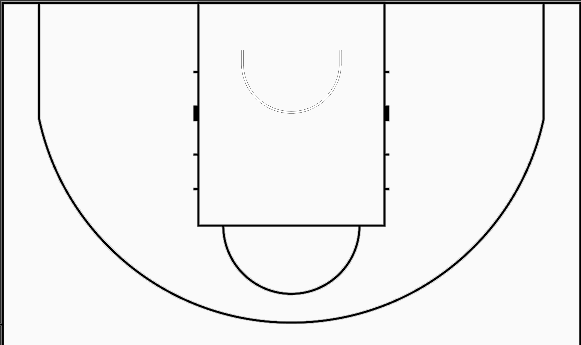
#> input picture python/base/base_standard.png, 581 x 345 px, found by its file name; its folder holds 4 pictures in this run
$ python perspectiveTransform_cvimg_standard.py
#> lines starting #> are read from the running program, lines starting #| are printed output that depends on the picture; after the words box and inside, x2 and y2 are one past the last pixel; in counts of white or black regions, pixels touching at a corner belong together; pictures that were not available may be replaced by others from this repository, and a replacement may not be noted
import cv2
import numpy as np
import os

# 全局变量存储点坐标
points_A = []
points_B = []
current_points = None
current_image = None
current_scale = 1.0  # 添加缩放比例变量
window_name = ""
NUM_POINTS = 40 # 固定需要选择的点数

# [37 lines left out: functions click_event1, click_event, not called in this run]

def select_points(image, title, scale=0.5):
    """在图像上选择点并返回"""
    global current_points, current_image, window_name, current_scale

    current_points = []
    current_scale = scale
    window_name = title

    # 缩放图像用于显示
    height, width = image.shape[:2]
    display_width = int(width * scale)
    display_height = int(height * scale)
    current_image = cv2.resize(image, (display_width, display_height))

    cv2.namedWindow(window_name)
    cv2.setMouseCallback(window_name, click_event)

    cv2.imshow(window_name, current_image)
    while len(current_points) < NUM_POINTS:
        cv2.waitKey(0)
        # 检查窗口是否被关闭
        if cv2.getWindowProperty(window_name, cv2.WND_PROP_VISIBLE) < 1:
            break

    if cv2.getWindowProperty(window_name, cv2.WND_PROP_VISIBLE) > 1:
        cv2.destroyWindow(window_name)
    return current_points

def findHomography(src_pts, dst_pts):
    """使用最小二乘法计算单应性矩阵"""
    assert len(src_pts) == len(dst_pts) >= 4

    # 构建矩阵A
    A = []
    for i in range(len(src_pts)):
        x, y = src_pts[i]
        u, v = dst_pts[i]
        A.append([x, y, 1, 0, 0, 0, -u*x, -u*y, -u])
        A.append([0, 0, 0, x, y, 1, -v*x, -v*y, -v])

    A = np.array(A)

    # 对A进行SVD分解
    U, S, Vt = np.linalg.svd(A)
    H = Vt[-1].reshape(3, 3)

    # 归一化
    H = H / H[2, 2]
    return H

# 定义一个映射函数，将img_A上的点映射到warped_A上的像素坐标
# [9 lines left out: function map_point_A_to_warpedA, not called in this run]

def cover_imgA_and_imgB(warped_A, img_B):
    gray = cv2.cvtColor(warped_A, cv2.COLOR_BGR2GRAY)
    # 创建掩码，非黑色区域为1，黑色区域为0
    _, mask = cv2.threshold(gray, 10, 255, cv2.THRESH_BINARY)
    mask = mask.astype(np.float32) / 255.0
    mask = cv2.merge([mask, mask, mask])  # 转换为3通道

    alpha = 0.5  # 设置透明度
    result = img_B.copy().astype(np.float32)
    result = result * (1 - alpha * mask) + warped_A.astype(np.float32) * (alpha * mask)
    return result

# 归一化函数
def norm_pt(pt, img):
    h, w = img.shape[:2]
    return (round(pt[0] / w, 4), round(pt[1] / h, 4))


def main():
    # 1. 读取两张图片
    basedir = os.getcwd()
    print(f"basedir: {basedir}")
    path_A = os.path.join(basedir, 'python', 'base', 'base_standard.png')
    path_B = os.path.join(basedir, 'python', 'testImgs', 'test_standard', 'standard3.png')

    """
    模板打点记录：（highschool）
6个原始点：[(201, 90), (633, 88), (1033, 83), (1475, 78), (640, 666), (1034, 668)]

(standard):
6个原始点：[[(41, 3), (196, 1), (383, 3), (543, 5), (200, 223), (383, 225)]

    工程端说明：
    1. 设定的模板图的line坐标数组需归一化：因为工程端不同app平台使用的模板分辨率不同；
    2. 计算单应性矩阵时，需将归一化后的坐标转为像素坐标，再计算单应性矩阵（工程最优）；
    3. 对图像任一点进行映射时，需将归一化后的坐标转为像素坐标（单应性矩阵为像素坐标映射关系矩阵），再进行映射；
    """

    img_A = cv2.imread(path_A)
#> img_A is the input picture: shape (345, 581, 3); min 0, max 255, mean 240.2
    img_B = cv2.imread(path_B)
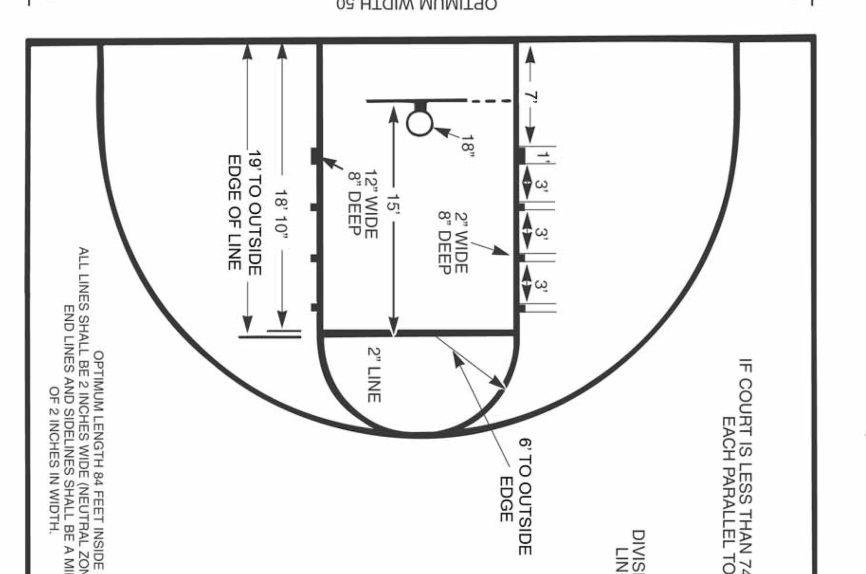
#> input picture python/base/base_highschool.png, 1732 x 1148 px, given in place of standard3.png, which was not available (shown at 1/2 size)
#> img_B is the input picture: shape (1148, 1732, 3); min 0, max 255, mean 238.5
    print(f"imgA.shape: {img_A.shape}")
#| imgA.shape: (345, 581, 3)
    print(f"imgB.shape: {img_B.shape}")
#| imgB.shape: (1148, 1732, 3)

    if img_A is None or img_B is None:
        print("错误：无法读取图片，请检查路径是否正确")
        return

    # 预设的6个对应打点
    points_A = [norm_pt(pt, img_A) for pt in [(41, 3), (196, 1), (383, 3), (543, 5), (200, 223), (383, 225)]]
#> points_A = [(0.0706, 0.0087), (0.337, 0.0029), (0.659, 0.0087), (0.935, 0.0145), (0.344, 0.646), (0.659, 0.652)]


    # 2. 在A图上选择点（归一化）
    print(f"请在图片A上按顺序点击{NUM_POINTS}个点（图像已缩放显示）")
    points_line = select_points(img_A, "Select Points on Image A", scale=0.6)
#> in select_points, `current_image = cv2.resize(image, (display_width, display_height))`:
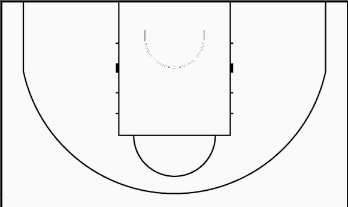
#> current_image: shape (207, 348, 3); min 0, max 255, mean 240.2
#> points_line = []
    points_line_norm = [norm_pt(pt, img_A) for pt in points_line]
#> points_line_norm = []
    print("points_line:", points_line)
#| points_line: []
    print("points_line_norm:", points_line_norm)
#| points_line_norm: []


    # 3. 在B图上选择点（归一化）
    print(f"请在图片B上按相同顺序点击{NUM_POINTS}个点（图像已缩放显示）")
    # points_B = select_points(img_B, "Select Points on Image B", scale)
    # standard：
    points_B = [norm_pt(pt, img_B) for pt in [(43, 991), (923, 1006), (1631, 1015), (2068, 1026), (1620, 1203), (2378, 1178)]]
#> points_B = [(0.0248, 0.863), (0.533, 0.876), (0.942, 0.884), (1.19, 0.894), (0.935, 1.05), (1.37, 1.03)]

    # print(f"选择的A图点坐标（原始分辨率、归一化后）: {points_A}")
    # print(f"选择的B图点坐标（原始分辨率、归一化后）: {points_B}")


    # 【工程端计算】4. 计算单应性矩阵（使用原始分辨率的坐标）
    # M为归一化矩阵,
    # 归一化坐标转像素坐标的变换
    # pts_A, pts_B为归一化坐标，需转为像素坐标（同时转为numpy数组），再计算单应性
    h_A, w_A = img_A.shape[:2]
#> h_A = 345; w_A = 581
    h_B, w_B = img_B.shape[:2]
#> h_B = 1148; w_B = 1732
    pts_A_px = np.array([[pt[0] * w_A, pt[1] * h_A] for pt in points_A], dtype=np.float32)
#> pts_A_px = [[41.02, 3], [196, 1], [383, 3], [543, 5], [200, 223], [383, 225]]
    pts_B_px = np.array([[pt[0] * w_B, pt[1] * h_B] for pt in points_B], dtype=np.float32)
#> pts_B_px = [[42.95, 991], [923, 1006], [1631, 1014.9], [2068, 1026], [1619.9, 1203], [2378, 1178]]
    M = findHomography(pts_A_px, pts_B_px)
#> the loop in findHomography, `for i in range(len(src_pts)):` made 6 passes
#> (x, y, u, v) on passes 1 to 6: (41.02, 3, 42.95, 991), (196, 1, 923, 1006), (383, 3, 1631, 1014.9), (543, 5, 2068, 1026), (200, 223, 1619.9, 1203), (383, 225, 2378, 1178)
#> after the loop in findHomography, `for i in range(len(src_pts)):`: A = 12 items
#> in findHomography, `U, S, Vt = np.linalg.svd(A)`: S = [1896466.6, 586888.2, 1451.7, 830, 264.5, 107.4, 41.46, 0.71, 0.00766]
#> in findHomography, `H = Vt[-1].reshape(3, 3)`: H = [[0.00732, 0.00119, -0.258], [0.00163, -0.000888, 0.966], [1.52e-06, -1.7e-06, 0.000983]]
#> in findHomography, `H = H / H[2, 2]`: H = [[7.45, 1.21, -262.4], [1.66, -0.903, 983.1], [0.00155, -0.00173, 1]]
#> M has the same summary as H in findHomography
    np.set_printoptions(precision=4, suppress=True)
    warped_A = cv2.warpPerspective(img_A, M, (img_B.shape[1], img_B.shape[0]))
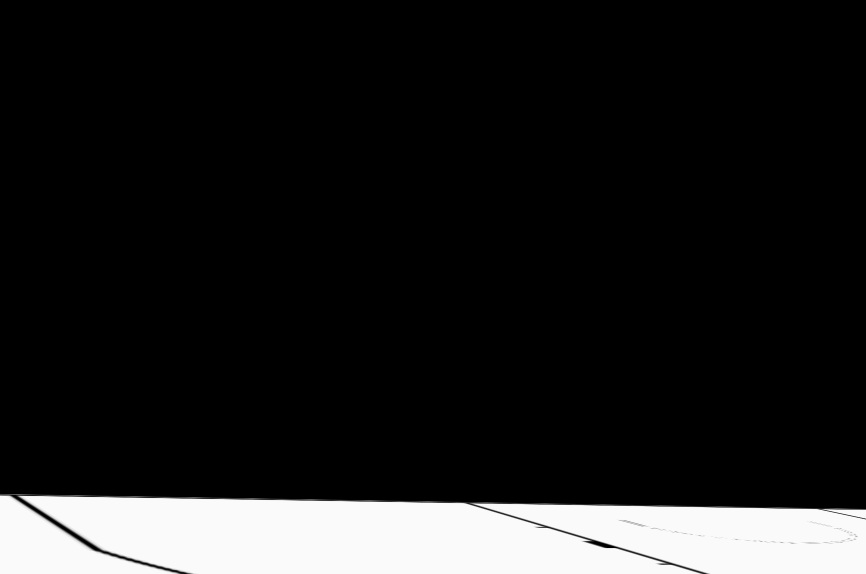
#> warped_A: shape (1148, 1732, 3) (shown at 1/2 size); min 0, max 255, mean 30.6
    result = cover_imgA_and_imgB(warped_A, img_B)
#> in cover_imgA_and_imgB, `_, mask = cv2.threshold(gray, 10, 255, cv2.THRESH_BINARY)`:
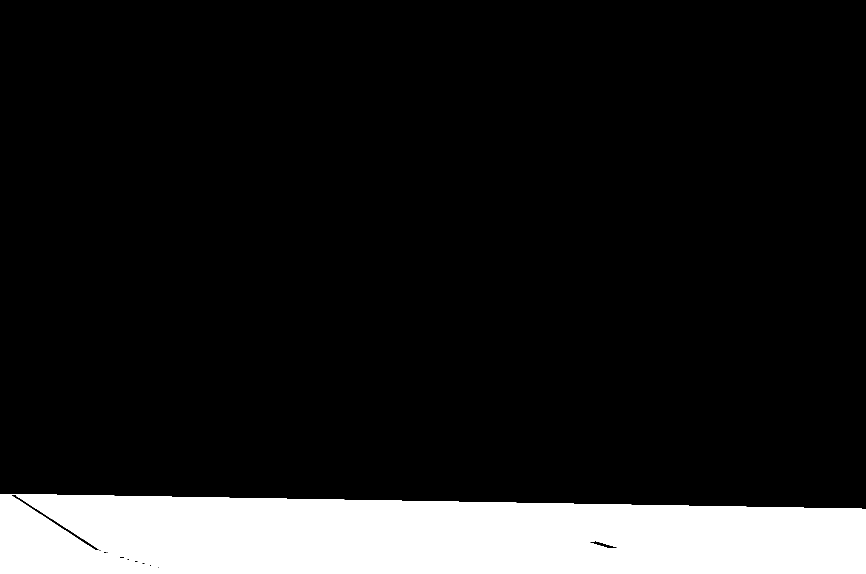
#> mask: shape (1148, 1732) (shown at 1/2 size); 12.5% white; 1 white region, box (x1, y1, x2, y2) and area: (0, 988, 1732, 1148) 249046


    '''
    # 归一化后的A图关键点（standard）
    # # 线1：
    # highschool_line_one = [norm_pt(pt, img_A) for pt in []]
    points_line: [(1, 323), (1, 260), (1, 201), (3, 153), (1, 103), (1, 50), (1, 1)]
    points_line_norm: [(0.0017, 0.9362), (0.0017, 0.7536), (0.0017, 0.5826), (0.0052, 0.4435), (0.0017, 0.2986), (0.0017, 0.1449), (0.0017, 0.0029)]

    # # 线2：
    # highschool_line_two = []
    points_line: [(1, 1), (41, 1), (96, 5), (156, 5), (205, 3), (265, 3), (330, 5), (403, 1), (476, 5), (530, 3), (573, 3)]
    points_line_norm: [(0.0017, 0.0029), (0.0706, 0.0029), (0.1652, 0.0145), (0.2685, 0.0145), (0.3528, 0.0087), (0.4561, 0.0087), (0.568, 0.0145), (0.6936, 0.0029), (0.8193, 0.0145), (0.9122, 0.0087), (0.9862, 0.0087)]

    # # 线3：
    # highschool_line_three = [norm_pt(pt, img_A) for pt in []]
    points_line: [(576, 3), (576, 70), (578, 136), (578, 205), (576, 265), (576, 321)]
    points_line_norm: [(0.9914, 0.0087), (0.9914, 0.2029), (0.9948, 0.3942), (0.9948, 0.5942), (0.9914, 0.7681), (0.9914, 0.9304)]

    # # 三分线：
    # highschool_curve_threeline = [norm_pt(pt, img_A) for pt in []]
points_line: [(38, 3), (36, 51), (36, 113), (50, 163), (73, 203), (101, 241), (135, 270), (175, 293), (213, 310), (260, 320), (295, 323), (331, 318), (370, 308), (405, 295), (433, 278), (465, 255), (481, 233), (505, 208), (523, 178), (538, 143), (545, 118), (543, 66), (543, 25), (541, 3)]
points_line_norm: [(0.0654, 0.0087), (0.062, 0.1478), (0.062, 0.3275), (0.0861, 0.4725), (0.1256, 0.5884), (0.1738, 0.6986), (0.2324, 0.7826), (0.3012, 0.8493), (0.3666, 0.8986), (0.4475, 0.9275), (0.5077, 0.9362), (0.5697, 0.9217), (0.6368, 0.8928), (0.6971, 0.8551), (0.7453, 0.8058), (0.8003, 0.7391), (0.8279, 0.6754), (0.8692, 0.6029), (0.9002, 0.5159), (0.926, 0.4145), (0.938, 0.342), (0.9346, 0.1913), (0.9346, 0.0725), (0.9312, 0.0087)]

# 占位线5
points_line: [(198, 3), (198, 50), (198, 101), (196, 165), (196, 223)]
points_line_norm: [(0.3408, 0.0087), (0.3408, 0.1449), (0.3408, 0.2928), (0.3373, 0.4783), (0.3373, 0.6464)]

# 占位线6
points_line: [(385, 225), (383, 175), (383, 128), (385, 70), (383, 3)]
points_line_norm: [(0.6627, 0.6522), (0.6592, 0.5072), (0.6592, 0.371), (0.6627, 0.2029), (0.6592, 0.0087)]

    # # 罚球线：
    # highschool_rect_freethrow = [norm_pt(pt, img_A) for pt in []]
points_line: [(198, 225), (223, 225), (263, 226), (313, 225), (356, 226), (385, 226)]
points_line_norm: [(0.3408, 0.6522), (0.3838, 0.6522), (0.4527, 0.6551), (0.5387, 0.6522), (0.6127, 0.6551), (0.6627, 0.6551)]

    # 罚篮圈：
    # highschool_free_throw_circle = [norm_pt(pt, img_A) for pt in []]
points_line: [(223, 225), (233, 261), (253, 283), (291, 295), (328, 285), (351, 258), (358, 225)]
points_line_norm: [(0.3838, 0.6522), (0.401, 0.7565), (0.4355, 0.8203), (0.5009, 0.8551), (0.5645, 0.8261), (0.6041, 0.7478), (0.6162, 0.6522)]


# 过滤
points_line: [(1, 311), (1, 248), (1, 160), (1, 71), (0, 1), (86, 1), (176, 3), (271, 3), (361, 1), (443, 3), (511, 3), (576, 3), (576, 75), (576, 155), (576, 230), (576, 310)]
points_line_norm: [(0.0017, 0.9014), (0.0017, 0.7188), (0.0017, 0.4638), (0.0017, 0.2058), (0.0, 0.0029), (0.148, 0.0029), (0.3029, 0.0087), (0.4664, 0.0087), (0.6213, 0.0029), (0.7625, 0.0087), (0.8795, 0.0087), (0.9914, 0.0087), (0.9914, 0.2174), (0.9914, 0.4493), (0.9914, 0.6667), (0.9914, 0.8986)]
    '''

    # [24 lines of commented-out code are left out]
    warped_line_points = []
    for pt in points_line_norm:
        mapped_pt_px = (pt[0] * w_A, pt[1] * h_A)
        mapped_pt = map_point_A_to_warpedA(mapped_pt_px, M)
        mapped_pt_int = (int(round(mapped_pt[0])), int(round(mapped_pt[1])))
        cv2.circle(result, mapped_pt_int, 10, (0, 0, 255), -1)
        warped_line_points.append(mapped_pt)
#> this loop made 0 passes
#> after the loop, warped_line_points = []
    print("warped_line_points:", warped_line_points)
#| warped_line_points: []
    print("warped_line_points_norm:", [norm_pt(pt, img_B) for pt in warped_line_points])
#| warped_line_points_norm: []


    outdir = "orizip/res2"

    # 显示并保存结果
    result = result.astype(np.uint8)
    # 显示前缩小result，但保存原图
    display_result = cv2.resize(result, (0, 0), fx=0.5, fy=0.5)  # 按0.5缩放显示
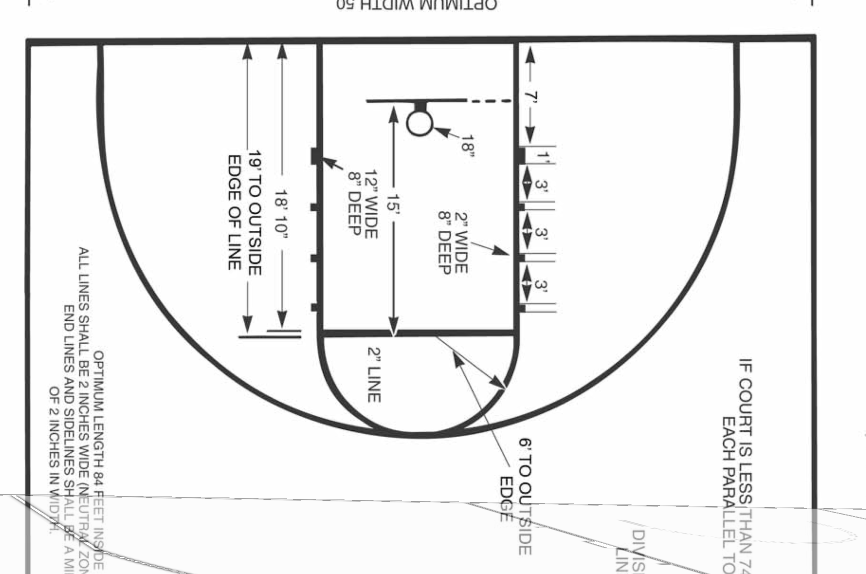
#> display_result: shape (574, 866, 3); min 4, max 255, mean 238.4
    cv2.imshow("Result", display_result)
    # 确保输出目录存在，若不存在则创建
    save_dir = os.path.join(basedir, outdir)
    if not os.path.exists(save_dir):
        os.makedirs(save_dir)
    save_path = os.path.join(save_dir, 'result.jpg')
    # cv2.imwrite(save_path, result)
    # print(f"结果已保存为 {save_path}")
    cv2.waitKey(0)
    cv2.destroyAllWindows()

if __name__ == "__main__":
    main()
